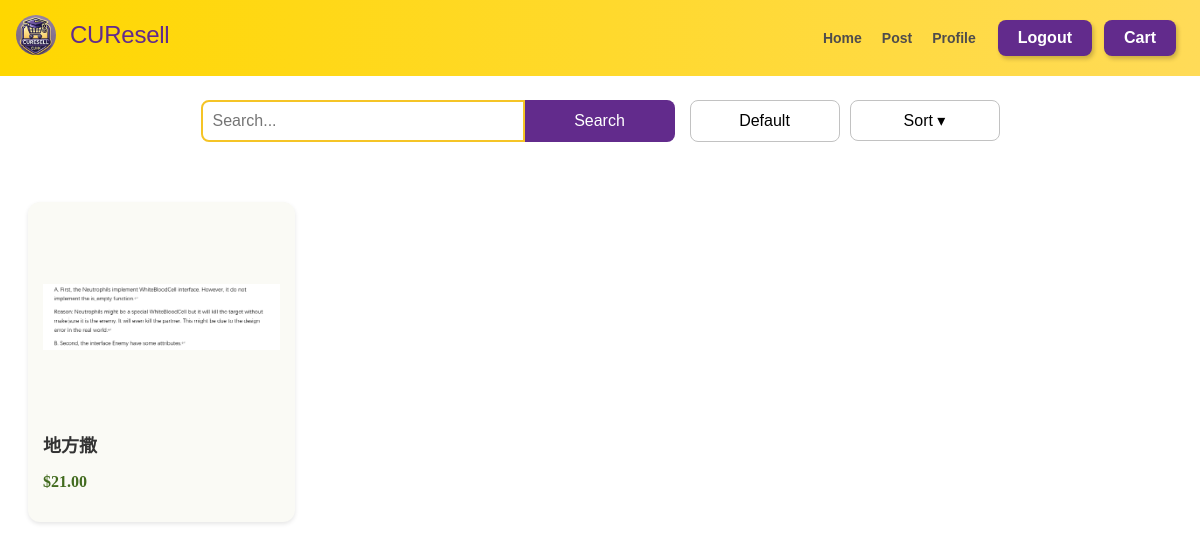
The app's page /search_default/, older data.
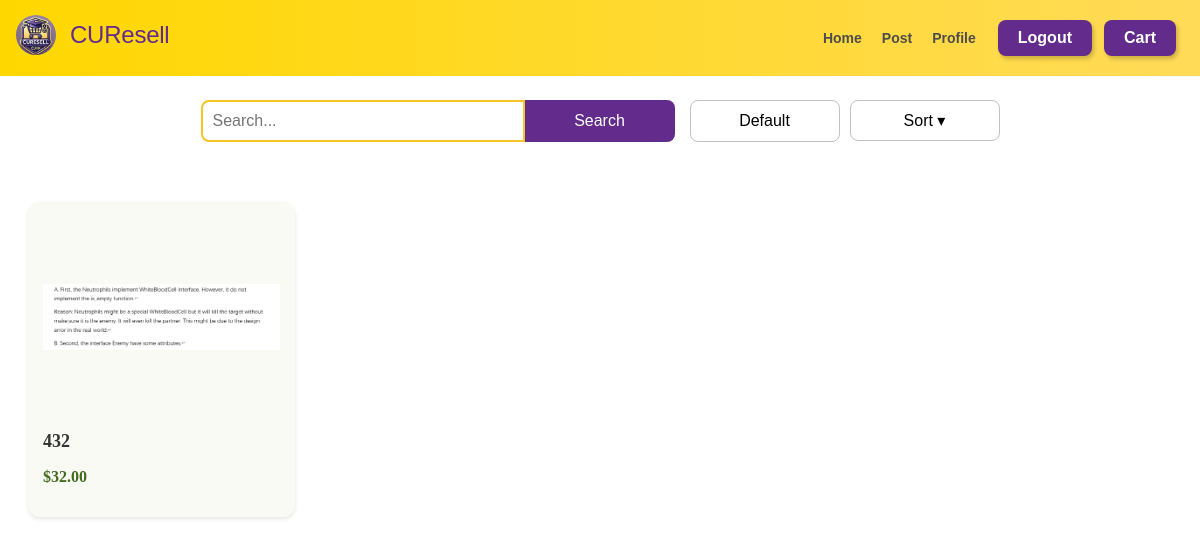
The same page, newer data.
### product/models.py (models this page shows, shortened)
class ProductInfo(models.Model):
    title = models.CharField(max_length=20)
    description = models.CharField(max_length=2000)
    picture = models.ImageField(upload_to='product')
    price = models.DecimalField(max_digits=10,decimal_places=2)
    posted_at = models.DateTimeField((u"Conversation Time"),  auto_now_add=True)
    isSold = models.BooleanField(default=False)
    seller = models.ForeignKey(UserInfo, on_delete=models.CASCADE, default='')
    product = ProdInfoManager()

### product/views.py (the view)
# urls.py: url(r'^search_default/$',views.search_default),
def search_default(request):
    products = ProductInfo.product.get_unsold()
    return render(request,'search_default.html', {'products': products})

### product/models.py (called while the page is built)
    def get_unsold(self):
        return super(ProdInfoManager, self).get_queryset().filter(isSold=False)

### templates/search_default.html (shortened to what this page needs)
<!DOCTYPE html>
<html lang="en">
<head>
  <link rel="stylesheet" href="/static/css/search_def.css">
  <link rel="stylesheet" href="/static/css/nav_bar.css">
</head>
<body>
  {% include 'nav_bar.html' %}
  <div class="search-container">
    <div class="search-controls">
        <form class="search-form" action="/after_search/" method="post">
            <input type="text" name="query" placeholder="Search..." class="search-input">
            <button type="submit" class="search-button">Search</button>
        </form>
        <div class="filter-buttons">
            <button class="default-btn">Default</button>
            <div class="sort-dropdown">
                <button class="sort-btn">Sort ▾</button>
            </div>
        </div>
    </div>
    <div class="product-grid">
        {% for product in products %}
        <div class="product-card" data-id="{{ product.title }}">
            <img src="/static/{{product.picture}}" alt="{{ product.title }}" class="product-image">
            <p class="product-title">{{ product.title }}</p>
            <p class="product-price">${{ product.price }}</p>
        </div>
        {% endfor %}
    </div>
</div>
</body>
</html>

Row changes from the older to the newer data that the page shows:
no longer on this page (row edited): ProductInfo: picture (picture), title "地方撒", price "21.00"
added ProductInfo: picture (picture), title "432", price "32.00"
